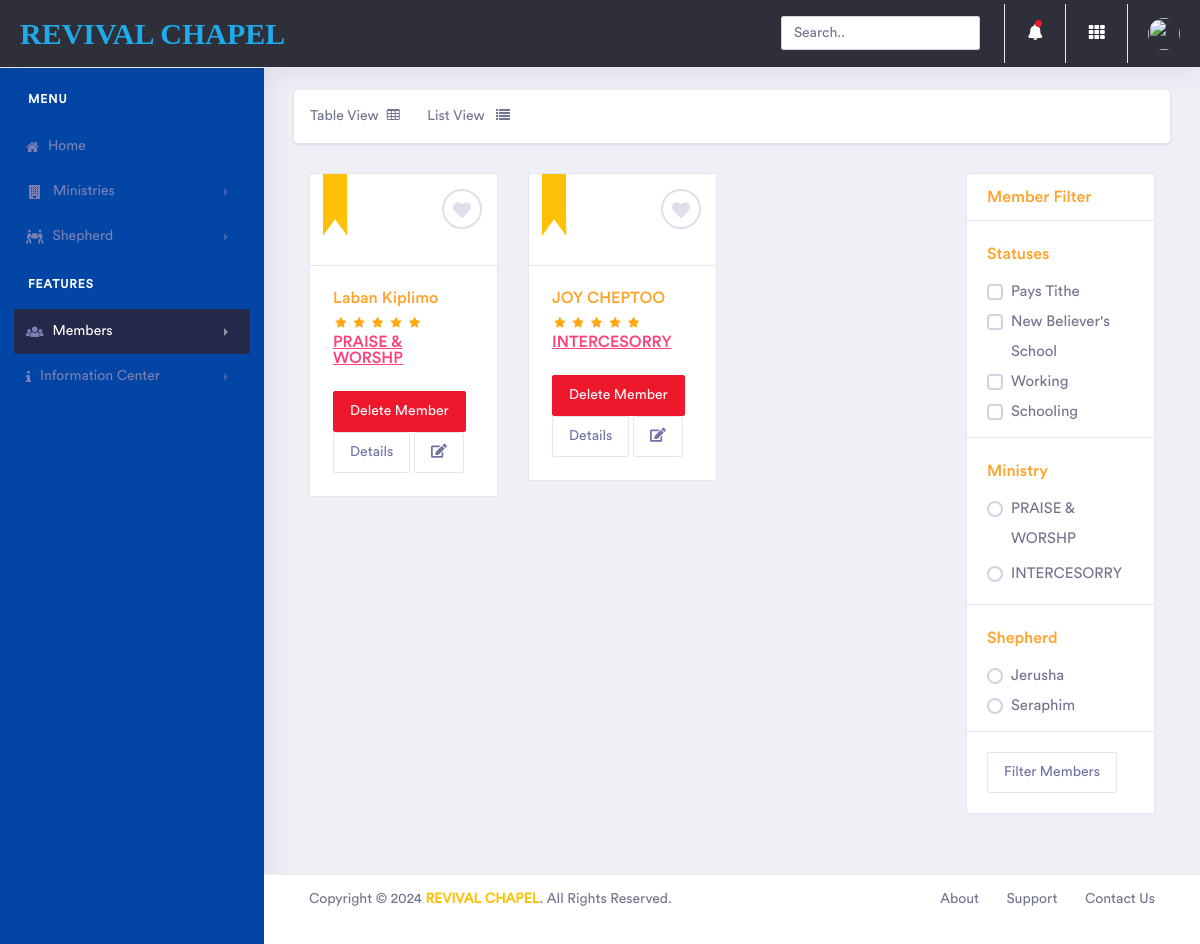
The page /members/thumbnail/ (signed in) on the database its author committed.
### Member/models.py (models this page shows, shortened)
class Member(models.Model):
    name = models.CharField(max_length=255)
    active = models.BooleanField()
    shepherd = models.ForeignKey(Shepherd, on_delete=models.CASCADE, null=True, blank=True)
    ministry = models.ForeignKey(Ministry, on_delete=models.CASCADE, null=True, blank=True)
    telephone = models.PositiveIntegerField(null=True, blank=True)
    location = models.CharField(max_length=255)
    fathers_name = models.CharField(max_length=255, null=True, blank=True)
    mothers_name = models.CharField(max_length=255, null=True, blank=True)
    guardians_name = models.CharField(max_length=255, null=True, blank=True)
    new_believer_school = models.BooleanField()
    pays_tithe = models.BooleanField()
    working = models.BooleanField()
    schooling = models.BooleanField()
    picture = models.ImageField(upload_to=upload_image_path, null=True, blank=True)
    objects = MemberManager()

class Ministry(models.Model):
    name = models.CharField(max_length=255)
    description = models.TextField()
    leader = models.CharField(max_length=255)
    def __str__(self):
        return self.name

class Shepherd(models.Model):
    name = models.CharField(max_length=255)
    age = models.PositiveIntegerField()
    def __str__(self):
        return self.name

### Member/views.py (the view)
# urls.py: path('thumbnail/', thumbnail_members, name="thumbnail_members"),
@login_required
def thumbnail_members(request):
    template = "members/thumbnail.html"
    members = Member.objects.active()
    shepherds = Shepherd.objects.all()
    ministries = Ministry.objects.all()
    profile = UserProfile.objects.get_or_create(user=request.user)
    context = {"members": members, "members_active_list": "active", "ministries": ministries, "shepherds": shepherds, "profile": profile}
    return render(request, template, context)

### Member/models.py (called while the page is built)
    def active(self):
        qs = self.get_queryset().filter(active=True)
        return qs

### templates/members/thumbnail.html (shortened to what this page needs)
{% extends 'base.html' %}
{% block content %}
    <div class="dashboard-wrapper">
        <div class="container-fluid dashboard-content">
            <div class="container-fluid">
    <div class="row">
        <div class="card p-3 w-100">
            <p>
                <a href="{% url 'table_members' %}">Table View<i class="ml-2 fa fa-table"></i></a>
                <a href="{% url 'list_members' %}" class="ml-4">List View <i class="ml-2 fa fa-list"></i></a>
            </p>
        </div>
        <div class="col-xl-9 col-lg-8 col-md-8 col-sm-12 col-12">
            <div class="row">
                {% for member in members %}
                    <div class="col-xl-4 col-lg-6 col-md-12 col-sm-12 col-12">
                        <div class="product-thumbnail">
                            <div class="product-img-head">
                                <div class="product-img">
                                    <img src="{{ member.picture.url }}" alt="" class="img-fluid" height="300px"></div>
                                <div class="ribbons bg-warning"></div>
                                <div class=""><a href="#" class="product-wishlist-btn"><i class="fas fa-heart"></i></a></div>
                            </div>
                            <div class="product-content">
                                <div class="product-content-head">
                                    <h3 class="product-title">{{ member.name }}</h3>
                                    <div class="product-rating d-inline-block">
                                        <i class="fa fa-fw fa-star"></i>
                                        <i class="fa fa-fw fa-star"></i>
                                        <i class="fa fa-fw fa-star"></i>
                                        <i class="fa fa-fw fa-star"></i>
                                        <i class="fa fa-fw fa-star"></i>
                                    </div>
                                    <div class="product-price text-secondary"><u>{{ member.ministry }}</u></div>
                                </div>
                                <div class="product-btn">
                                    <a href="#" data-toggle="modal" data-target="#deleteModal" class="btn btn-danger">Delete Member</a>
                                    <a href="{% url 'detail_member' member.pk %}" class="btn btn-outline-light">Details</a>
                                    <a href="{% url 'edit_member' member.pk %}" class="btn btn-outline-light"><i class="fas fa-edit"></i></a>
                                </div>
                            </div>
                        </div>
                    </div>
                {% endfor %}
                </div>
        </div>
        <div class="col-xl-3 col-lg-4 col-md-4 col-sm-12 col-12">
            <form action="{% url 'filter_members' %}" method="get">
                <div class="product-sidebar">
                <div class="product-sidebar-widget">
                    <h4 class="mb-0">Member Filter</h4>
                </div>
                <div class="product-sidebar-widget">
                    <h4 class="product-sidebar-widget-title">Statuses</h4>
                    <div class="custom-control custom-checkbox">
                        <label class="custom-control-label" for="tithe">Pays Tithe</label>
                    </div>
                    <div class="custom-control custom-checkbox">
                        <label class="custom-control-label" for="believer">New Believer's School</label>
                    </div>
                    <div class="custom-control custom-checkbox">
                        <label class="custom-control-label" for="work">Working</label>
                    </div>
                    <div class="custom-control custom-checkbox">
                        <label class="custom-control-label" for="school">Schooling</label>
                    </div>
                </div>
                <div class="product-sidebar-widget">
                    <h4 class="product-sidebar-widget-title">Ministry</h4>
                    {% for ministry in ministries %}
                        <label class="custom-control custom-radio">
                            <label class="custom-control-label" for="{{ ministry }}-{{ ministry.pk }}">{{ ministry.name }}</label>
                        </label>
                    {% endfor %}
                </div>
                <div class="product-sidebar-widget">
                    <h4 class="product-sidebar-widget-title">Shepherd</h4>
                    {% for shepherd in shepherds %}
                        <div class="custom-control custom-radio">
                            <label class="custom-control-label" for="{{ shepherd }}-{{ shepherd.pk }}">{{ shepherd.name }}</label>
                        </div>
                    {% endfor %}
                </div>
                <div class="product-sidebar-widget">
                    <button type="submit" class="btn btn-outline-light">Filter Members</button>
                </div>
            </div>
            </form>
        </div>
    </div>
</div>
        </div>
{% endblock content %}

### rows shown on the page
Member: name "Laban Kiplimo", ministry "PRAISE & WORSHP"
Member: name "JOY CHEPTOO", ministry "INTERCESORRY"
Ministry: name "PRAISE & WORSHP"
Ministry: name "INTERCESORRY"
Shepherd: name "Jerusha"
Shepherd: name "Seraphim"
